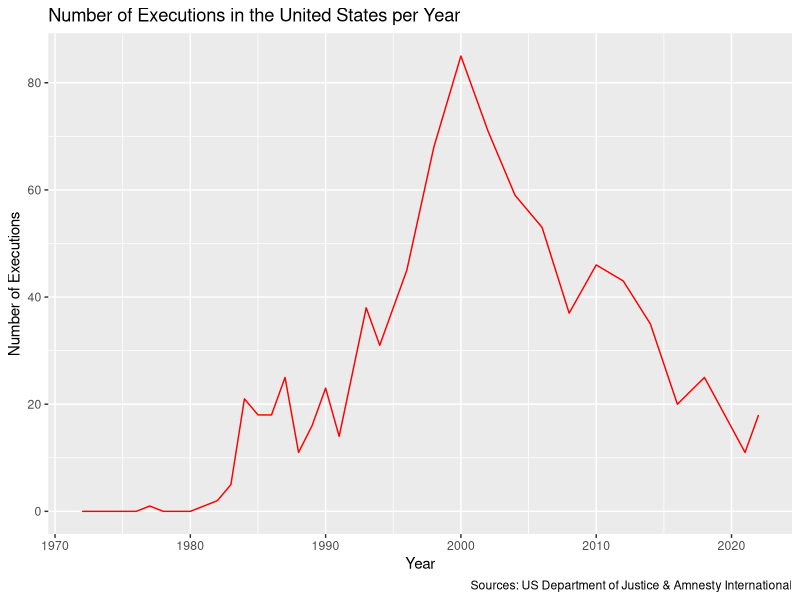
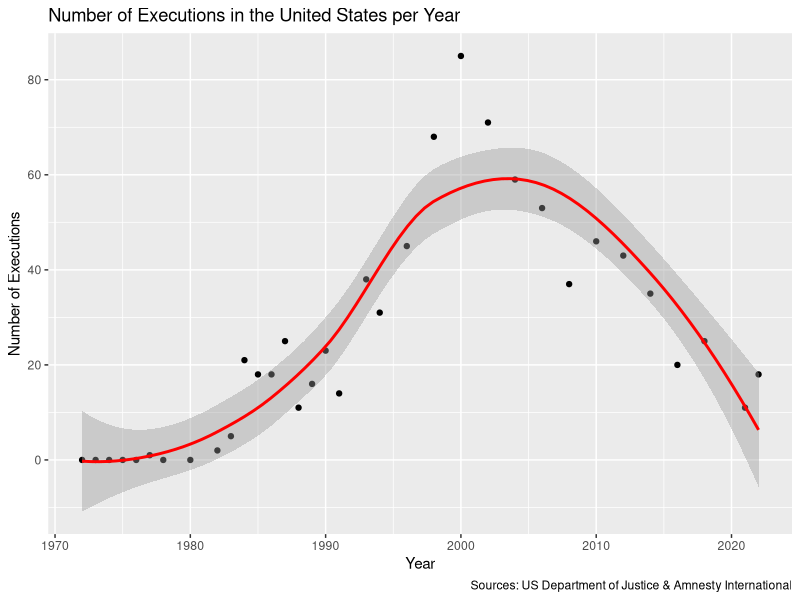
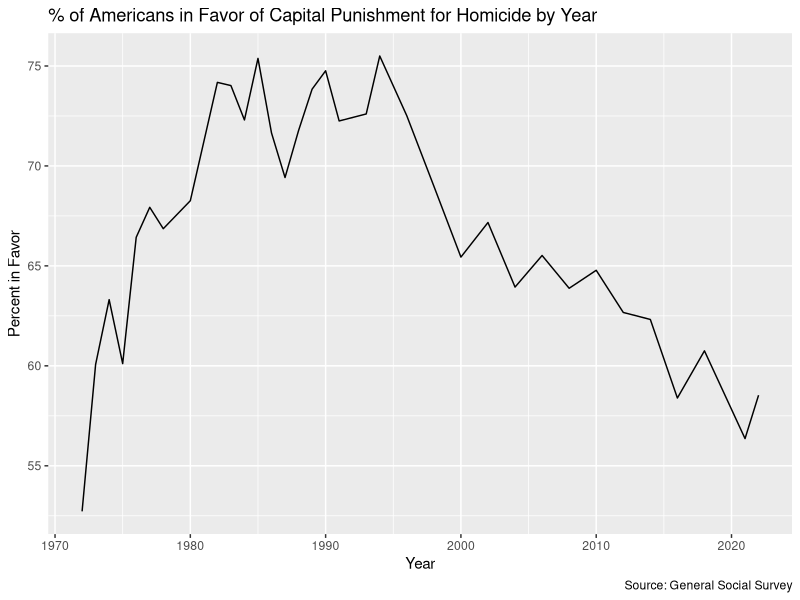
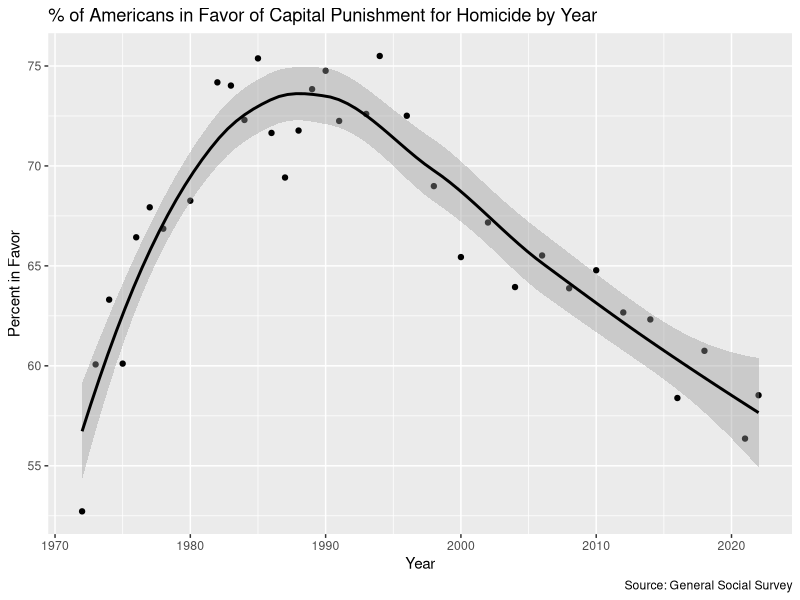
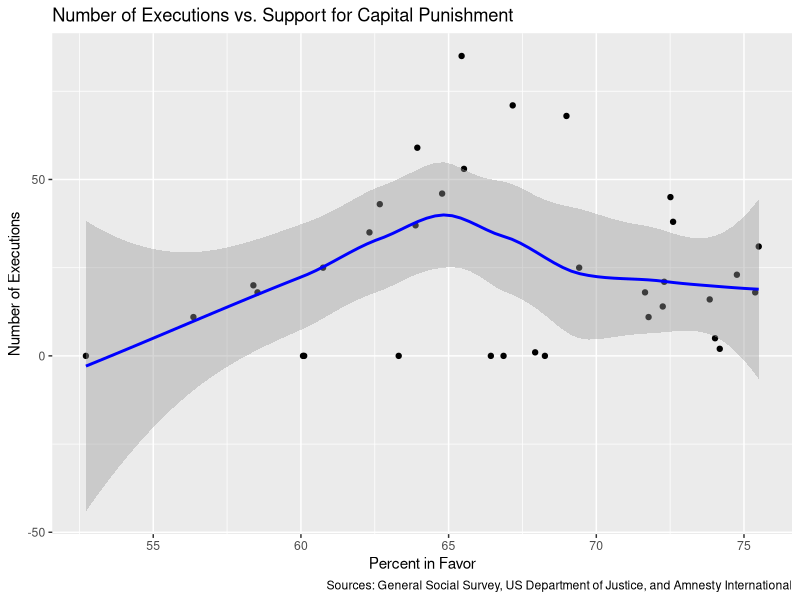

Write R code to recreate these figures, in order.
## ---- chunk 1
library(tidyverse)
library(dplyr)
cappun <- read_csv("cappun.csv")

cappun_plot_1 <- ggplot(data = cappun, mapping = aes(x = Year, y = Number_Executions)) + geom_line(color = "red") +
  labs(x = "Year", y = "Number of Executions", title = "Number of Executions in the United States per Year", caption = "Sources: US Department of Justice & Amnesty International")

cappun_plot_2 <- ggplot(data = cappun,
mapping = aes(x = Year, y = Number_Executions)) +
geom_point() +
geom_smooth(color = "red") +
  labs(x = "Year", y = "Number of Executions", title = "Number of Executions in the United States per Year", caption = "Sources: US Department of Justice & Amnesty International")

cappun_plot_1
cappun_plot_2
## ---- chunk 2
cappun_plot_3 <- ggplot(data = cappun, mapping = aes(x = Year, y = Percent_Support)) + geom_line() +
  labs(x = "Year", y = "Percent in Favor", title = "% of Americans in Favor of Capital Punishment for Homicide by Year", caption = "Source: General Social Survey")

cappun_plot_4 <- ggplot(data = cappun,
mapping = aes(x = Year, y = Percent_Support)) +
geom_point() +
geom_smooth(color = "black") +
    labs(x = "Year", y = "Percent in Favor", title = "% of Americans in Favor of Capital Punishment for Homicide by Year", caption = "Source: General Social Survey")

cappun_plot_3
cappun_plot_4
## ---- chunk 3
cappun_plot_5 <- ggplot(data = cappun,
mapping = aes(x = Percent_Support, y = Number_Executions)) +
geom_point() +
geom_smooth(color = "Blue") +
  labs(x = "Percent in Favor", y = "Number of Executions", title = "Number of Executions vs. Support for Capital Punishment", caption = "Sources: General Social Survey, US Department of Justice, and Amnesty International")

cappun_plot_5
cor(cappun$Percent_Support, cappun$Number_Executions)
